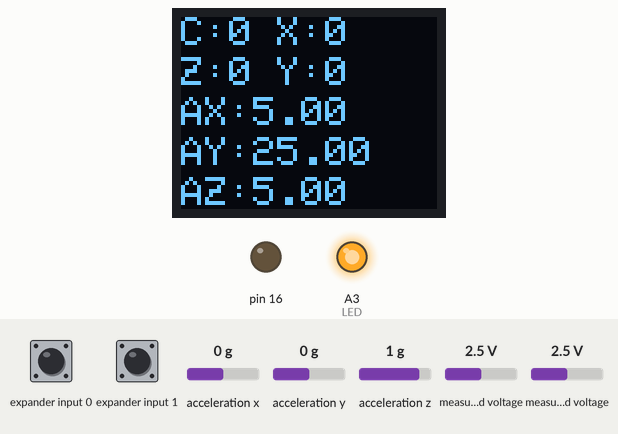
This sketch was run on a simulated Arduino Uno, built with avr-gcc and run on an emulated ATmega328P. Shown: 64×48 one-colour display, output pins drawn as LEDs (lit = HIGH). Wiring (inferred from the names in the program): Wii Nunchuk at I2C address 0x52. The test bench sets the inputs (shaded band); at power-on: acceleration x 0 g, measured voltage 2.5 V, expander input 0 HIGH, expander input 1 HIGH, acceleration y 0 g, acceleration z 1 g. What the sketch prints to the serial monitor is not drawn.

Above: at 1.3 s.
1.4 s: acceleration x set to -0.2 g
At 2.4 s:
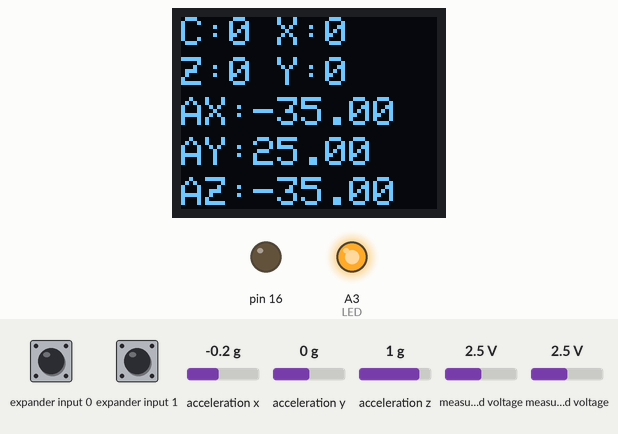
3.1 s: measured voltage (sensor 200) set to 0.1 V
At 4.1 s:
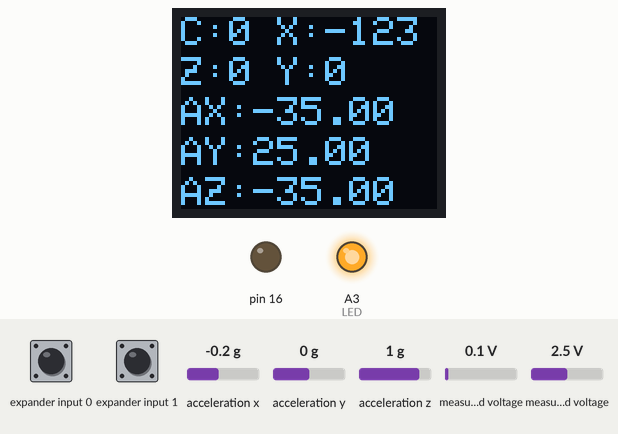
4.8 s: measured voltage (sensor 201) set to 0.1 V
At 5.8 s:
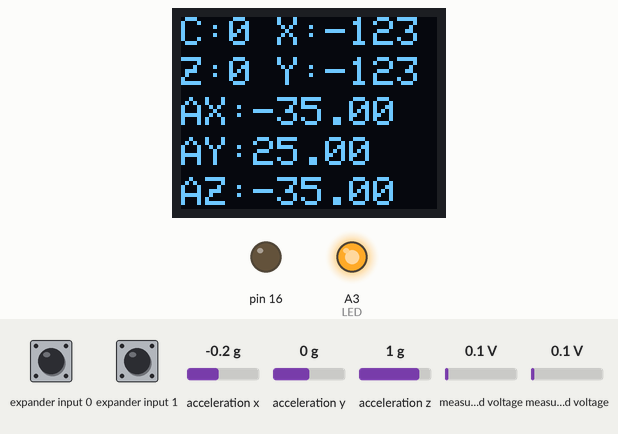
6.5 s: expander input 0 pulled LOW for 0.2 s
At 6.8 s:
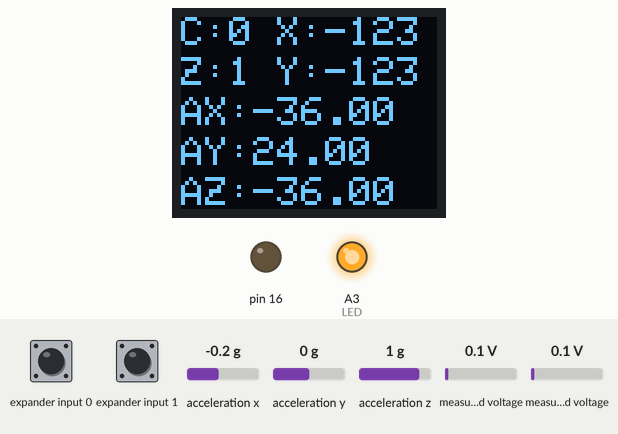
8.3 s: expander input 1 pulled LOW for 0.2 s
At 8.68 s:
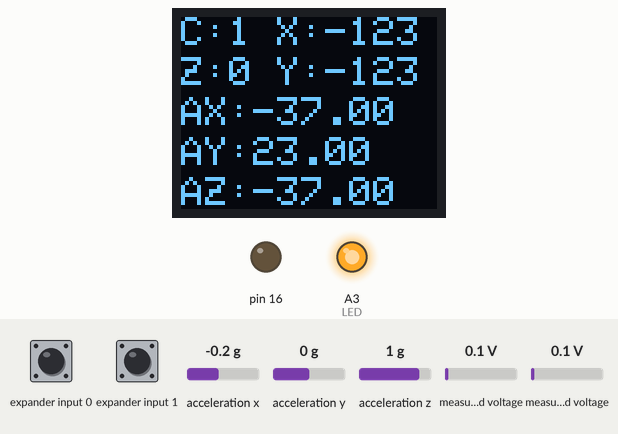
10.2 s: acceleration y set to -1.4 g
At 10.8 s:
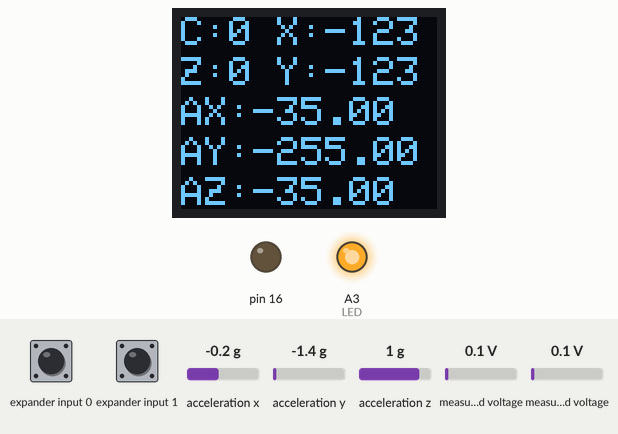
Timing chart, 0 to 12.9 s (numbered marks = the images above; inputs shaded):
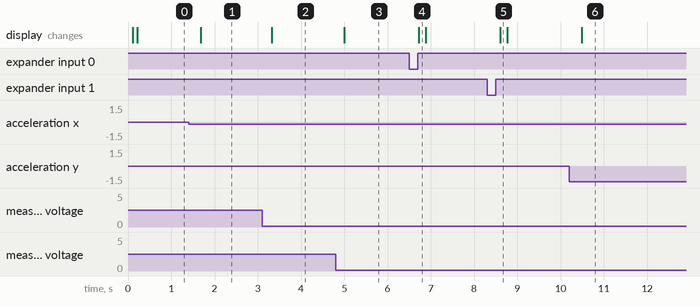

Measured:
- the behaviour switches between 0 and -0.1 g on acceleration x (found by bisection; images 0 and 1)
- after the input at 1.4 s, the display: changes after 0.28 s (image 1)
- after the input at 3.1 s, the display: changes after 0.23 s (image 2)
- after the input at 4.8 s, the display: changes after 0.21 s (image 3)
- after the input at 6.5 s, the display: changes after 0.22 s (image 4)
- after the input at 8.3 s, the display: changes after 0.30 s (image 5)
- after the input at 10.2 s, the display: changes after 0.29 s (image 6)

The sketch:

nunchuck.ino
```cpp
#include <MicroView.h>
#include <Wire.h>
#include "nunchuck.h"

int LED = A3;
char inputchar;
boolean LED_FLAG = false;

WiiChuck chuck = WiiChuck();
int angleStart, currentAngle;
int tillerStart = 0;
double angle;

void setup(){
  pinMode(LED, OUTPUT);

  chuck.begin();
  chuck.update();
  chuck.calibrateJoy();

  uView.setFontType(0);
  uView.begin();
  uView.clear(PAGE);

  Serial.begin(9600);
}

void loop(){
  delay(1);
  chuck.update();

  uView.clear(PAGE);
  uView.setCursor(0,0);

  uView.setCursor(0,0);
  uView.print("C:");
  uView.print(chuck.buttonC);
  //uView.print(chuck.cPressed());
  uView.print(" X:");
  uView.print(chuck.readJoyX());
  uView.setCursor(0,10);
  uView.print("Z:");
  uView.print(chuck.buttonZ);
  //uView.print(chuck.zPressed());
  uView.print(" Y:");
  uView.print(chuck.readJoyY());
  uView.setCursor(0,20);
  uView.print("AX:");
  uView.print(chuck.readAccelX());
  uView.setCursor(0,30);
  uView.print("AY:");
  uView.print(chuck.readAccelY());
  uView.setCursor(0,40);
  uView.print("AZ:");
  uView.print(chuck.readAccelX());

  Serial.print("{");
  Serial.print("\"x\":");
  Serial.print(chuck.readJoyX());
  Serial.print(",\"y\":");
  Serial.print(chuck.readJoyY());
  Serial.print(",\"ax\":");
  Serial.print(chuck.readAccelX());
  Serial.print(",\"ay\":");
  Serial.print(chuck.readAccelY());
  Serial.print(",\"az\":");
  Serial.print(chuck.readAccelZ());
  Serial.print(",\"joyDeg\":");
  Serial.print(getFrontAngle( chuck.readJoyX(), chuck.readJoyY() ));
  Serial.print(",\"roll\":");
  Serial.print(chuck.readRoll());
  Serial.print(",\"pitch\":");
  Serial.print(chuck.readPitch());
  Serial.print(",\"button\":{");
  //押された時
  if (chuck.cPressed() && chuck.zPressed()) {
    Serial.print("\"press_c\":true, \"press_z\":true,");
  } else if (chuck.cPressed()) {
    Serial.print("\"press_c\":true, \"press_z\":false,");
  } else if (chuck.zPressed()) {
    Serial.print("\"press_c\":false, \"press_z\":true,");
  } else {
    Serial.print("\"press_c\":false, \"press_z\":false,");
  }
  //押し続けられている時
  if (chuck.buttonC && chuck.buttonZ) {
    Serial.print("\"hold_c\":true, \"hold_z\":true");
  } else if (chuck.buttonC) {
    Serial.print("\"hold_c\":true, \"hold_z\":false");
  } else if (chuck.buttonZ) {
    Serial.print("\"hold_c\":false, \"hold_z\":true");
  } else {
    Serial.print("\"hold_c\":false, \"hold_z\":false");
  }
  Serial.print("}");
  Serial.println("}");

  uView.display();
}

int getFrontAngle (int joyX, int joyY) {
  boolean isLeft  = false;
  boolean isRight = false;
  boolean isTop  = false;
  boolean isBottom = false;
  int joyDeg = 999;

  //joyX
  if ( joyX < 100 ) {
    isLeft = true;
  } else if ( joyX > 140 ) {
    isRight = true;
  }
  //joyY
  if ( joyY > 0 ) {
    isTop = true;
  } else if ( joyY < -66 ) {
    isBottom = true;
  }

  if ( isTop && !isLeft && !isRight ) {
    //top
    joyDeg = 0;
  } else if ( isTop && isLeft && !isRight) {
    //top & left
    joyDeg = 45;
  } else if ( isTop && isRight && !isLeft ) {
    //top & right
    joyDeg = 315;
  } else if ( !isTop && !isBottom && isLeft) {
    //left
    joyDeg = 90;
  } else if ( !isTop && !isBottom && isRight) {
    //right
    joyDeg = 270;
  } else if ( !isTop && isBottom && isLeft) {
    //bottom & left
    joyDeg = 135;
  } else if ( !isTop && isBottom && isRight) {
    //bottom & right
    joyDeg = 225;
  } else if ( isBottom && !isLeft && !isRight) {
    //bottom
    joyDeg = 180;
  } else {
    // center
    joyDeg = 999;
  }

  return joyDeg;
}
```
